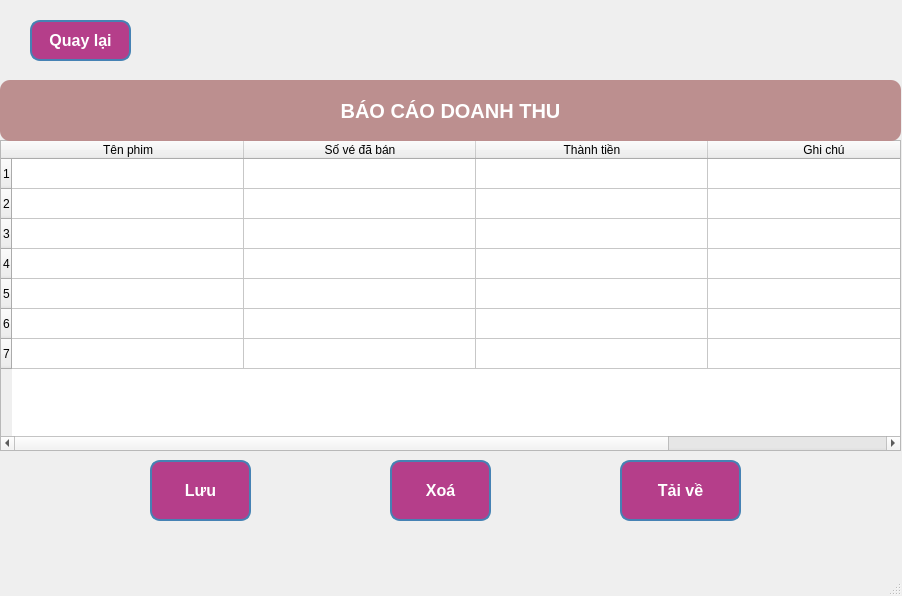
<?xml version="1.0" encoding="UTF-8"?>
<ui version="4.0">
 <class>MainWindow</class>
 <widget class="QMainWindow" name="MainWindow">
  <property name="geometry">
   <rect>
    <x>0</x>
    <y>0</y>
    <width>902</width>
    <height>596</height>
   </rect>
  </property>
  <property name="windowTitle">
   <string>MainWindow</string>
  </property>
  <property name="styleSheet">
   <string notr="true"> QWidget {
        background: qlineargradient(spread:pad, x1:0, y1:0, x2:1, y2:1, 
                    stop:0 #FFF7AD, 
                    stop:0.5 #FFA9F9, 
                    stop:1 #D98BBF);
    }

</string>
  </property>
  <widget class="QWidget" name="centralwidget">
   <widget class="QPushButton" name="ButtonXoaDT">
    <property name="geometry">
     <rect>
      <x>390</x>
      <y>460</y>
      <width>101</width>
      <height>61</height>
     </rect>
    </property>
    <property name="font">
     <font>
      <pointsize>-1</pointsize>
      <weight>75</weight>
      <bold>true</bold>
     </font>
    </property>
    <property name="styleSheet">
     <string notr="true"> QPushButton {
        background-color: rgb(181, 62, 138);
        color: white;
        font-size: 16px;
        font-weight: bold;
        border-radius: 10px;
        padding: 5px 10px;
        border: 2px solid #4682B4;
    }</string>
    </property>
    <property name="text">
     <string>Xoá</string>
    </property>
   </widget>
   <widget class="QPushButton" name="ButtonTaiDT">
    <property name="geometry">
     <rect>
      <x>620</x>
      <y>460</y>
      <width>121</width>
      <height>61</height>
     </rect>
    </property>
    <property name="font">
     <font>
      <pointsize>-1</pointsize>
      <weight>75</weight>
      <bold>true</bold>
     </font>
    </property>
    <property name="styleSheet">
     <string notr="true"> QPushButton {
        background-color: rgb(181, 62, 138);
        color: white;
        font-size: 16px;
        font-weight: bold;
        border-radius: 10px;
        padding: 5px 10px;
        border: 2px solid #4682B4;
    }</string>
    </property>
    <property name="text">
     <string>Tải về</string>
    </property>
   </widget>
   <widget class="QTableWidget" name="tableWidget_2">
    <property name="geometry">
     <rect>
      <x>0</x>
      <y>140</y>
      <width>901</width>
      <height>311</height>
     </rect>
    </property>
    <property name="styleSheet">
     <string notr="true">color: rgb(0, 0, 0); font: 87 10pt &quot;Segoe UI Black&quot;;
QTableWidget {
    background-color: rgb(252, 255, 204); 
    gridline-color: rgb(150, 150, 150); /* Màu đường kẻ ô */
}
QTableWidget::item {
    background-color: white; /* Màu nền ô mặc định */
    alternate-background-color: rgb(240, 240, 255); /* Màu nền xen kẽ xanh nhạt */
}
</string>
    </property>
    <attribute name="horizontalHeaderCascadingSectionResizes">
     <bool>true</bool>
    </attribute>
    <attribute name="horizontalHeaderDefaultSectionSize">
     <number>232</number>
    </attribute>
    <attribute name="horizontalHeaderMinimumSectionSize">
     <number>120</number>
    </attribute>
    <row>
     <property name="text">
      <string>1</string>
     </property>
    </row>
    <row>
     <property name="text">
      <string>2</string>
     </property>
    </row>
    <row>
     <property name="text">
      <string>3</string>
     </property>
    </row>
    <row>
     <property name="text">
      <string>4</string>
     </property>
    </row>
    <row>
     <property name="text">
      <string>5</string>
     </property>
    </row>
    <row>
     <property name="text">
      <string>6</string>
     </property>
    </row>
    <row>
     <property name="text">
      <string>7</string>
     </property>
    </row>
    <column>
     <property name="text">
      <string>Tên phim</string>
     </property>
     <property name="background">
      <color>
       <red>242</red>
       <green>247</green>
       <blue>186</blue>
      </color>
     </property>
    </column>
    <column>
     <property name="text">
      <string>Số vé đã bán</string>
     </property>
    </column>
    <column>
     <property name="text">
      <string>Thành tiền</string>
     </property>
    </column>
    <column>
     <property name="text">
      <string>Ghi chú</string>
     </property>
    </column>
    <item row="0" column="0">
     <property name="text">
      <string/>
     </property>
    </item>
    <item row="1" column="0">
     <property name="text">
      <string/>
     </property>
    </item>
    <item row="2" column="0">
     <property name="text">
      <string/>
     </property>
    </item>
    <item row="3" column="0">
     <property name="text">
      <string/>
     </property>
    </item>
    <item row="4" column="0">
     <property name="text">
      <string/>
     </property>
    </item>
    <item row="5" column="0">
     <property name="text">
      <string/>
     </property>
    </item>
    <item row="6" column="0">
     <property name="text">
      <string/>
     </property>
    </item>
   </widget>
   <widget class="QLabel" name="label_2">
    <property name="geometry">
     <rect>
      <x>0</x>
      <y>80</y>
      <width>901</width>
      <height>61</height>
     </rect>
    </property>
    <property name="palette">
     <palette>
      <active>
       <colorrole role="WindowText">
        <brush brushstyle="SolidPattern">
         <color alpha="255">
          <red>255</red>
          <green>255</green>
          <blue>255</blue>
         </color>
        </brush>
       </colorrole>
       <colorrole role="Button">
        <brush brushstyle="SolidPattern">
         <color alpha="255">
          <red>188</red>
          <green>143</green>
          <blue>143</blue>
         </color>
        </brush>
       </colorrole>
       <colorrole role="Text">
        <brush brushstyle="SolidPattern">
         <color alpha="255">
          <red>255</red>
          <green>255</green>
          <blue>255</blue>
         </color>
        </brush>
       </colorrole>
       <colorrole role="ButtonText">
        <brush brushstyle="SolidPattern">
         <color alpha="255">
          <red>255</red>
          <green>255</green>
          <blue>255</blue>
         </color>
        </brush>
       </colorrole>
       <colorrole role="Base">
        <brush brushstyle="SolidPattern">
         <color alpha="255">
          <red>188</red>
          <green>143</green>
          <blue>143</blue>
         </color>
        </brush>
       </colorrole>
       <colorrole role="Window">
        <brush brushstyle="SolidPattern">
         <color alpha="255">
          <red>188</red>
          <green>143</green>
          <blue>143</blue>
         </color>
        </brush>
       </colorrole>
      </active>
      <inactive>
       <colorrole role="WindowText">
        <brush brushstyle="SolidPattern">
         <color alpha="255">
          <red>255</red>
          <green>255</green>
          <blue>255</blue>
         </color>
        </brush>
       </colorrole>
       <colorrole role="Button">
        <brush brushstyle="SolidPattern">
         <color alpha="255">
          <red>188</red>
          <green>143</green>
          <blue>143</blue>
         </color>
        </brush>
       </colorrole>
       <colorrole role="Text">
        <brush brushstyle="SolidPattern">
         <color alpha="255">
          <red>255</red>
          <green>255</green>
          <blue>255</blue>
         </color>
        </brush>
       </colorrole>
       <colorrole role="ButtonText">
        <brush brushstyle="SolidPattern">
         <color alpha="255">
          <red>255</red>
          <green>255</green>
          <blue>255</blue>
         </color>
        </brush>
       </colorrole>
       <colorrole role="Base">
        <brush brushstyle="SolidPattern">
         <color alpha="255">
          <red>188</red>
          <green>143</green>
          <blue>143</blue>
         </color>
        </brush>
       </colorrole>
       <colorrole role="Window">
        <brush brushstyle="SolidPattern">
         <color alpha="255">
          <red>188</red>
          <green>143</green>
          <blue>143</blue>
         </color>
        </brush>
       </colorrole>
      </inactive>
      <disabled>
       <colorrole role="WindowText">
        <brush brushstyle="SolidPattern">
         <color alpha="255">
          <red>255</red>
          <green>255</green>
          <blue>255</blue>
         </color>
        </brush>
       </colorrole>
       <colorrole role="Button">
        <brush brushstyle="SolidPattern">
         <color alpha="255">
          <red>188</red>
          <green>143</green>
          <blue>143</blue>
         </color>
        </brush>
       </colorrole>
       <colorrole role="Text">
        <brush brushstyle="SolidPattern">
         <color alpha="255">
          <red>255</red>
          <green>255</green>
          <blue>255</blue>
         </color>
        </brush>
       </colorrole>
       <colorrole role="ButtonText">
        <brush brushstyle="SolidPattern">
         <color alpha="255">
          <red>255</red>
          <green>255</green>
          <blue>255</blue>
         </color>
        </brush>
       </colorrole>
       <colorrole role="Base">
        <brush brushstyle="SolidPattern">
         <color alpha="255">
          <red>188</red>
          <green>143</green>
          <blue>143</blue>
         </color>
        </brush>
       </colorrole>
       <colorrole role="Window">
        <brush brushstyle="SolidPattern">
         <color alpha="255">
          <red>188</red>
          <green>143</green>
          <blue>143</blue>
         </color>
        </brush>
       </colorrole>
      </disabled>
     </palette>
    </property>
    <property name="font">
     <font>
      <pointsize>-1</pointsize>
      <weight>75</weight>
      <bold>true</bold>
     </font>
    </property>
    <property name="styleSheet">
     <string notr="true">QLabel {
    background-color: rosybrown; /* Màu nền nâu */
    color: white; /* Màu chữ trắng */
    font-size: 20px; /* Kích thước chữ */
    font-weight: bold; /* Chữ đậm */
    border-radius: 10px; /* Bo tròn góc 10px */
    padding: 5px; /* Khoảng cách giữa nội dung và viền */
}</string>
    </property>
    <property name="text">
     <string>BÁO CÁO DOANH THU</string>
    </property>
    <property name="alignment">
     <set>Qt::AlignCenter</set>
    </property>
   </widget>
   <widget class="QPushButton" name="ButtonQuaylaiDT">
    <property name="geometry">
     <rect>
      <x>30</x>
      <y>20</y>
      <width>101</width>
      <height>41</height>
     </rect>
    </property>
    <property name="font">
     <font>
      <pointsize>-1</pointsize>
      <weight>75</weight>
      <bold>true</bold>
     </font>
    </property>
    <property name="styleSheet">
     <string notr="true"> QPushButton {
        background-color: rgb(181, 62, 138);
        color: white;
        font-size: 16px;
        font-weight: bold;
        border-radius: 10px;
        padding: 5px 10px;
        border: 2px solid #4682B4;
    }</string>
    </property>
    <property name="text">
     <string>Quay lại</string>
    </property>
   </widget>
   <widget class="QPushButton" name="ButtonLuuDT">
    <property name="geometry">
     <rect>
      <x>150</x>
      <y>460</y>
      <width>101</width>
      <height>61</height>
     </rect>
    </property>
    <property name="font">
     <font>
      <pointsize>-1</pointsize>
      <weight>75</weight>
      <bold>true</bold>
     </font>
    </property>
    <property name="styleSheet">
     <string notr="true"> QPushButton {
        background-color: rgb(181, 62, 138);
        color: white;
        font-size: 16px;
        font-weight: bold;
        border-radius: 10px;
        padding: 5px 10px;
        border: 2px solid #4682B4;
    }</string>
    </property>
    <property name="text">
     <string>Lưu</string>
    </property>
   </widget>
   <widget class="QLabel" name="label">
    <property name="geometry">
     <rect>
      <x>-6</x>
      <y>-5</y>
      <width>911</width>
      <height>551</height>
     </rect>
    </property>
    <property name="text">
     <string/>
    </property>
    <property name="pixmap">
     <pixmap>../../../../Downloads/nen.png</pixmap>
    </property>
    <property name="scaledContents">
     <bool>true</bool>
    </property>
   </widget>
   <zorder>label</zorder>
   <zorder>ButtonXoaDT</zorder>
   <zorder>ButtonTaiDT</zorder>
   <zorder>tableWidget_2</zorder>
   <zorder>label_2</zorder>
   <zorder>ButtonQuaylaiDT</zorder>
   <zorder>ButtonLuuDT</zorder>
  </widget>
  <widget class="QMenuBar" name="menubar">
   <property name="geometry">
    <rect>
     <x>0</x>
     <y>0</y>
     <width>902</width>
     <height>26</height>
    </rect>
   </property>
  </widget>
  <widget class="QStatusBar" name="statusbar"/>
 </widget>
 <resources/>
 <connections/>
</ui>
